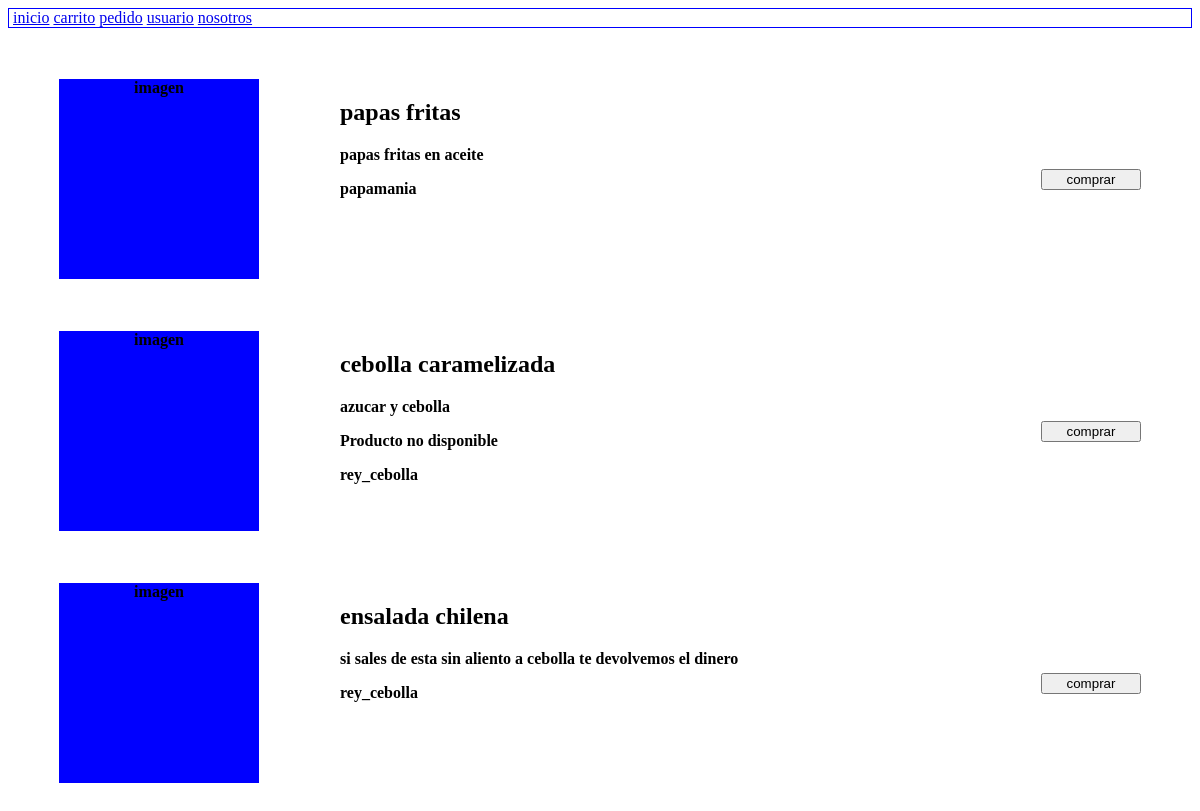
Before: / with the older database file.
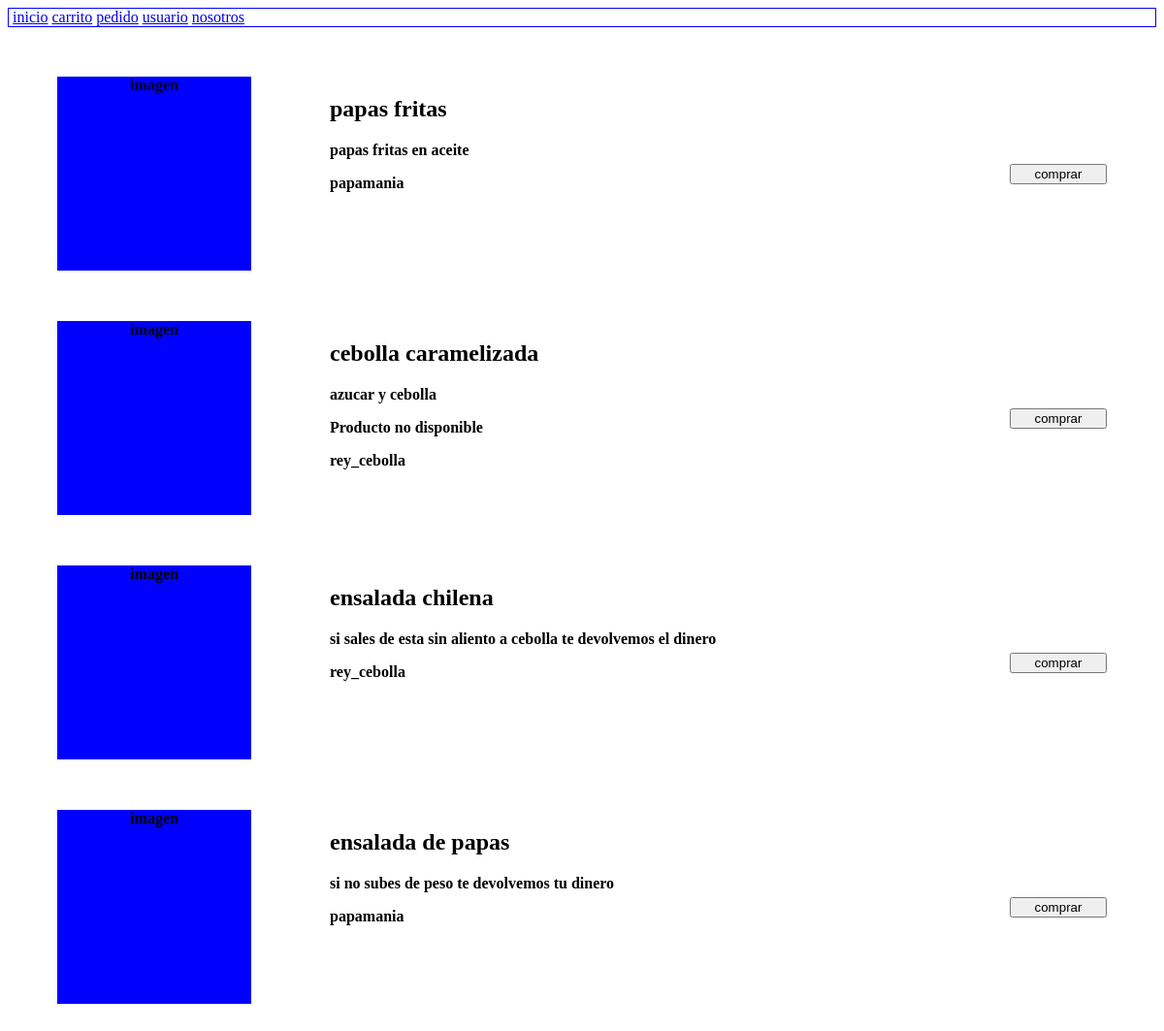
After: the same page with the newer database file.
### main/models.py (models this page shows)
class producto(models.Model):
    nombre_producto = models.CharField(max_length=100, blank=False, default="a")
    descripcion_producto = models.CharField(max_length=500, blank=False)
    restaurante_producto = models.ForeignKey(to=restaurante,blank=False, on_delete=models.CASCADE)
    disponible = models.BooleanField(default=False)
    def __str__(self):
        return self.nombre_producto

class restaurante(models.Model):
    nombre_restaurante = models.CharField(max_length=50, blank=False)
    def __str__(self) -> str:
        return self.nombre_restaurante

### main/views.py (the view)
# urls.py: 2. Add a URL to urlpatterns:  path('', views.home, name='home')
def home(request): #listo
    p = producto.objects.all()
    if request.method == "POST":
        pr = producto.objects.filter(nombre_producto = request.POST["boton"]).values()[0]
        carritoPedido.append(pr)
    return render(request, 'home.html', {"p": p})

### templates/main/home.html (shortened to what this page needs)
{% extends 'index.html' %}
{% block content %}
    <table cell style="margin-left: auto; margin-right: auto; border-spacing: 50px;">
        {% for i in p %}
            <tr >
                <th>
                    <div id="imagen" style="width: 200px; height: 200px; background-color: blue;">
                        imagen
                    </div>
                </th>
                <th style="width: 800px; text-align: left; vertical-align: top; padding-left: 30px;">
                    <div id="detalles">
                        <h2 id="titulo">
                            {{i.nombre_producto}}
                        </h2>
                        <p id="ingredientes">
                            {{i.descripcion_producto}}
                            {% if i.disponible == False %}
                                <p style="font-weight: bold;">Producto no disponible</p>
                            {% endif %}
                        </p>
                        <p id="restaurante">
                            {{i.restaurante_producto}}
                        </p>
                    </div>
                </th>
                <th>
                    <form action="" method="post">
                        <button name="boton" value="{{i}}" type="submit" style="height: 200 px; width: 100px;" onclick="alert('producto agregado al carrito')">
                            comprar
                        </button>
                    </form>
                </th>
            </tr>
        {% endfor %}
    </table>
{% endblock content %}

Changed rows visible on the page:
added producto: nombre_producto "ensalada de papas", descripcion_producto "si no subes de peso te devolvemos tu dinero", restaurante_producto "papamania"
